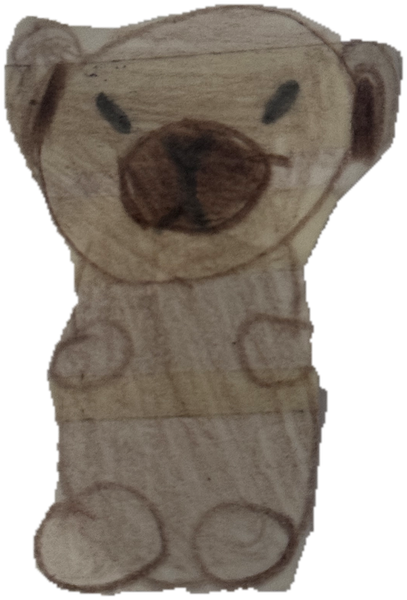
#> input picture cizimler/ayi.png, 407 x 600 px
$ python hacim.py ../cizimler/ayi.png ../cizimler/ev.png ../cizimler/ev.png   (older library calls are emulated)
#> lines starting #> are read from the running program, lines starting #| are printed output that depends on the picture; after the words box and inside, x2 and y2 are one past the last pixel; in counts of white or black regions, pixels touching at a corner belong together
"""Düz bir çizime hacim verir: kenarlar yuvarlanır, ışık sol üstten gelir.

Kullanım: python3 araclar/hacim.py girdi.png cikti.png [kure]
"kure": yuvarlak eşyalar için (top gibi) tam küre gölgesi.
Çizimin renkleri korunur. Sadece aydınlık ve gölge eklenir.
"""
import sys
import numpy as np
import cv2
from PIL import Image


def hacim(resim, kure=False, guc=1.0):
    """PIL RGBA resim alır, gölgeli yeni resim döner. guc: ışık-gölge şiddeti."""
#> called with kure = False, guc = 1
    a = np.array(resim.convert("RGBA")).astype(np.float32)
    return Image.fromarray(_isle(a, kure, guc), "RGBA")


def _isle(a, kure, guc):
#> called with kure = False, guc = 1
    rgb, al = a[..., :3], a[..., 3] / 255.0
    H, W = al.shape
#> H = 600; W = 407
    boyut = max(H, W)
#> boyut = 600

    # Yükseklik haritası: kenarda hızlı yükselen bir kenar ve ortada hafif bir kubbe.
    ic = (al > 0.5).astype(np.uint8)
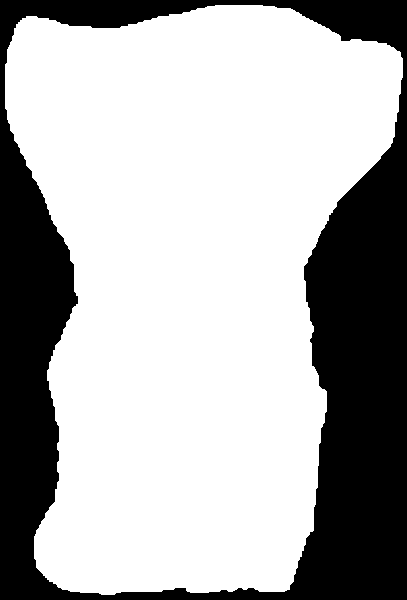
#> ic: shape (600, 407); values 0 (black) and 1 (white), 68.9% white; 1 black region, box (x1, y1, x2, y2) and area: (0, 0, 407, 600) 75988
    uzak = cv2.distanceTransform(ic, cv2.DIST_L2, 5)
    kenar = boyut * 0.035
#> kenar = 21
    yuk = np.clip(uzak / kenar, 0, 1)
    yuk = yuk * yuk * (3 - 2 * yuk)
    kubbe = uzak / (uzak.max() + 1e-6)
    yuk = 0.2 * yuk + 1.6 * np.sqrt(kubbe) if kure else 0.7 * yuk + 0.3 * np.sqrt(kubbe)
    yuk = cv2.GaussianBlur(yuk, (0, 0), boyut * 0.006)

    # Yüzey yönü ve ışık
    olcek = boyut * 0.05
#> olcek = 30
    gx = cv2.Sobel(yuk, cv2.CV_32F, 1, 0, ksize=3) * olcek / 8
    gy = cv2.Sobel(yuk, cv2.CV_32F, 0, 1, ksize=3) * olcek / 8
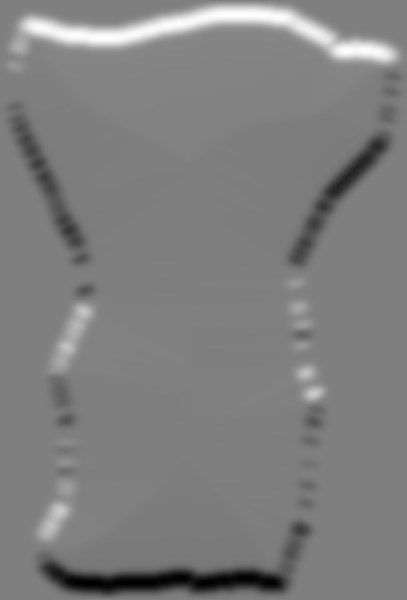
#> gy: shape (600, 407) float32; min -1.44, max 1.44, mean -3.6e-05; drawn with min black and max white
    n = np.dstack([-gx, -gy, np.ones_like(gx)])
    n /= np.linalg.norm(n, axis=2, keepdims=True)
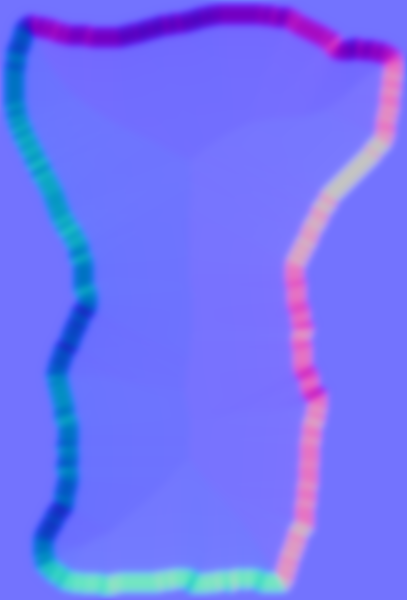
#> n: shape (600, 407, 3) float32; mean of channels 0, 1, 2 2.41e-06, 4.03e-05, 0.952; drawn with min black and max white
    isik = np.array([-0.55, -0.65, 0.9]); isik /= np.linalg.norm(isik)
    golge = (n @ isik) - isik[2]               # düz yüzeyde 0
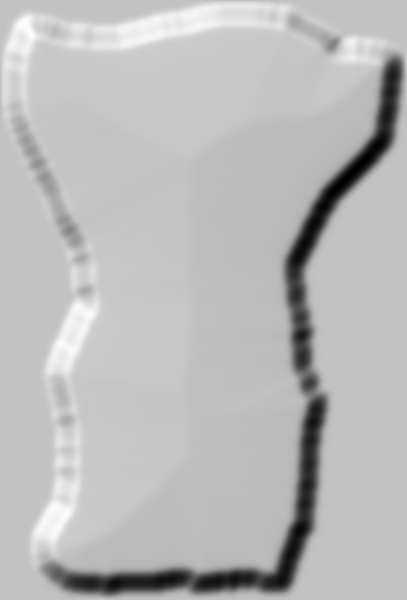
#> golge: shape (600, 407) float64; min -0.871, max 0.274, mean -0.0354; drawn with min black and max white
    parlak = np.clip(n @ (isik + [0, 0, 1]) / np.linalg.norm(isik + [0, 0, 1]), 0, 1) ** 40
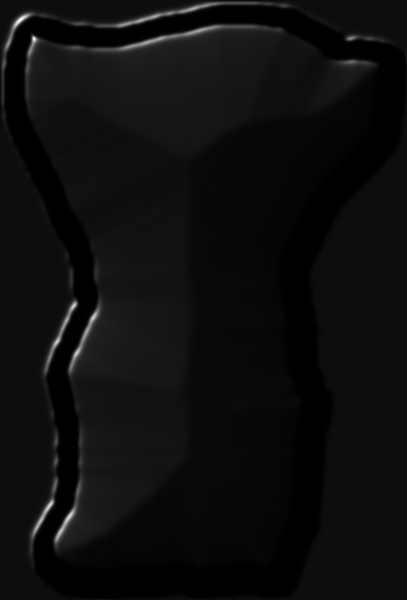
#> parlak: shape (600, 407) float64; min 3.16e-26, max 0.992, mean 0.0538

    carpan = 1 + 0.9 * guc * golge
    yeni = rgb * carpan[..., None] + 255 * 0.35 * guc * parlak[..., None]
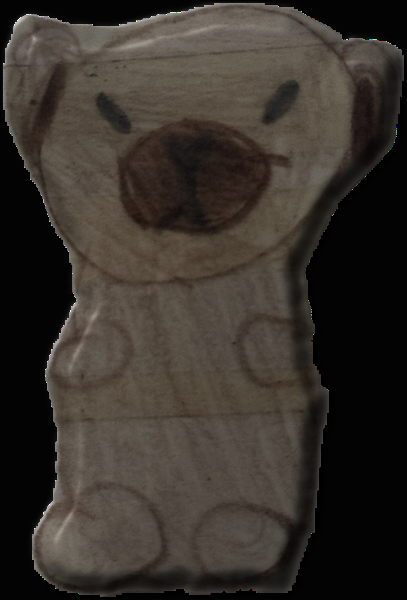
#> yeni: shape (600, 407, 3) float64; mean R, G, B 79.7, 71.4, 62.8; drawn with min black and max white
    if kure:
        # Küre: kenarlar koyu, sol üstte parlak bir nokta.
        yy, xx = np.mgrid[0:H, 0:W]
        ys, xs = np.nonzero(ic); cy, cx, r = ys.mean(), xs.mean(), np.sqrt(ic.sum() / np.pi)
        d = np.hypot(xx - (cx - 0.35 * r), yy - (cy - 0.4 * r)) / r
        yeni = yeni * (0.72 + 0.45 * np.clip(1 - np.hypot(xx - cx, yy - cy) / r, 0, 1) ** 0.5)[..., None]
        yeni = yeni + 255 * 0.55 * np.clip(1 - d / 0.35, 0, 1)[..., None] ** 2
    # Alt kısım biraz koyu: nesne yere oturuyormuş gibi durur.
    dikey = np.linspace(0.06, -0.10, H)[:, None, None]
    yeni = yeni * (1 + dikey)

    return np.dstack([np.clip(yeni, 0, 255), a[..., 3]]).astype(np.uint8)
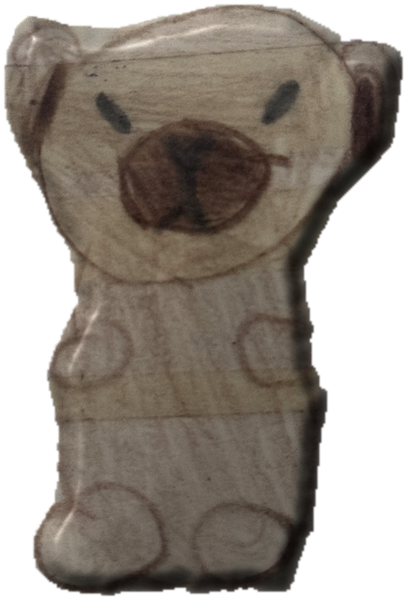
#> returned value: shape (600, 407, 4); mean of channels 0, 1, 2, 3 78.1, 69.9, 61.4, 175.6; transparent parts drawn white


if __name__ == "__main__":
    hacim(Image.open(sys.argv[1]), len(sys.argv) > 3 and sys.argv[3] == "kure").save(sys.argv[2])

$ run again, on cizimler/gokkusagi.png
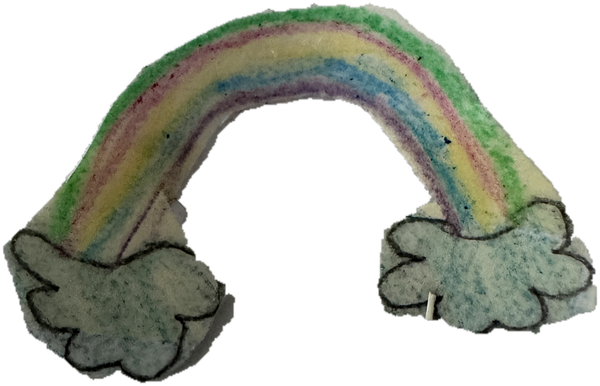
#> input picture cizimler/gokkusagi.png, 600 x 386 px
#> in _isle, `ic = (al > 0.5).astype(np.uint8)`:
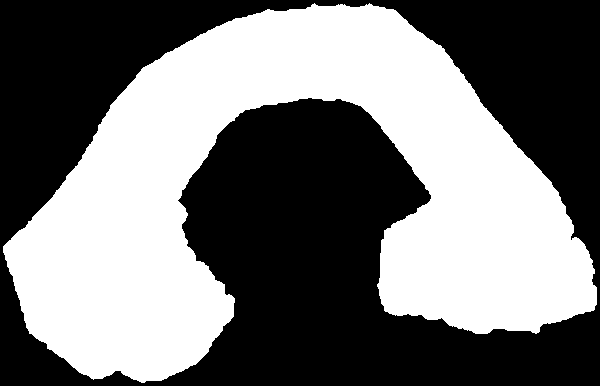
#> ic: shape (386, 600); values 0 (black) and 1 (white), 45.8% white; 1 white region, box (x1, y1, x2, y2) and area: (3, 3, 597, 383) 105982
#> in _isle, `return np.dstack([np.clip(yeni, 0, 255), a[..., 3]]).astype(np.uint8)`:
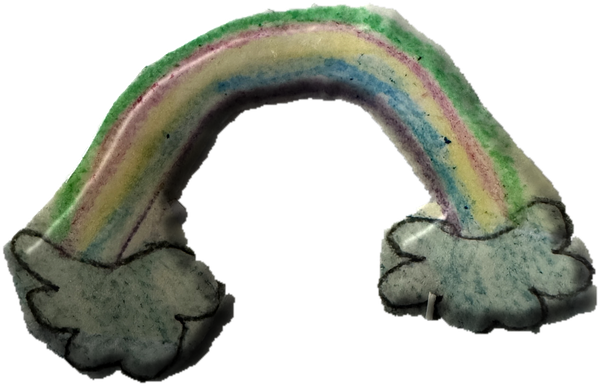
#> returned value: shape (386, 600, 4); mean of channels 0, 1, 2, 3 50.1, 52.8, 43.8, 116.7; transparent parts drawn white

$ run again, on cizimler/kitap.png
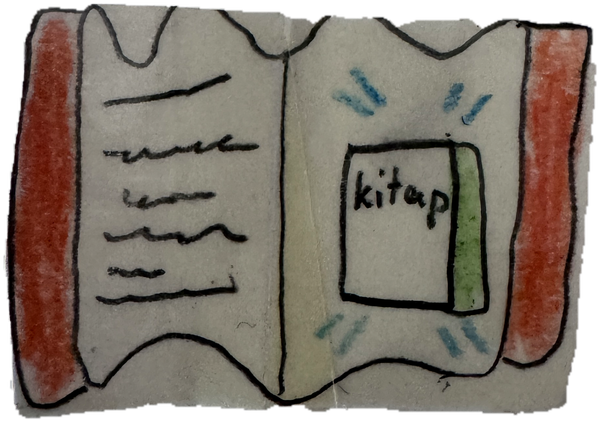
#> input picture cizimler/kitap.png, 600 x 422 px
#> ic: shape (422, 600); values 0 (black) and 1 (white), 88.9% white; 1 black region, box (x1, y1, x2, y2) and area: (0, 0, 600, 422) 28014
#> in _isle, `return np.dstack([np.clip(yeni, 0, 255), a[..., 3]]).astype(np.uint8)`:
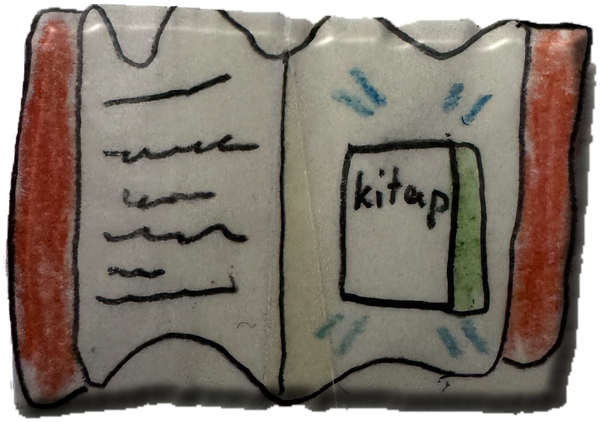
#> returned value: shape (422, 600, 4); mean of channels 0, 1, 2, 3 105.5, 95.4, 85.5, 226.8; transparent parts drawn white
